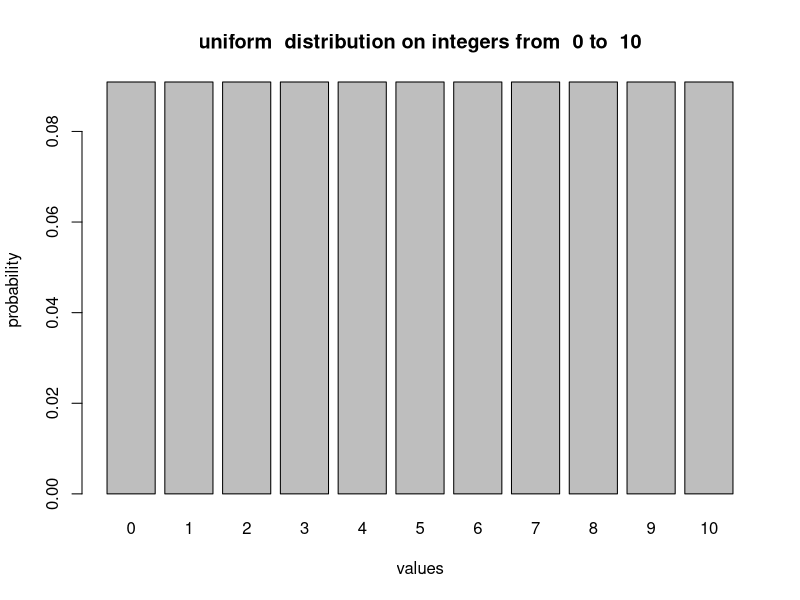
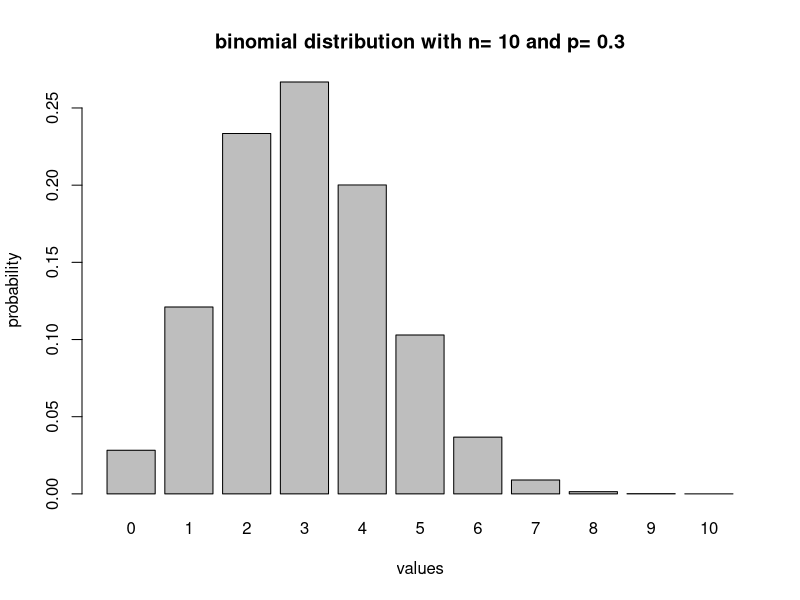
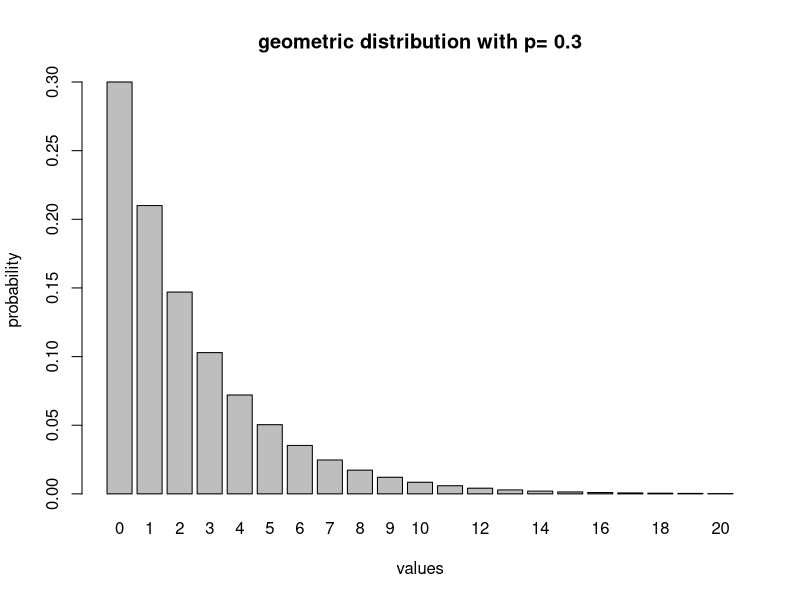
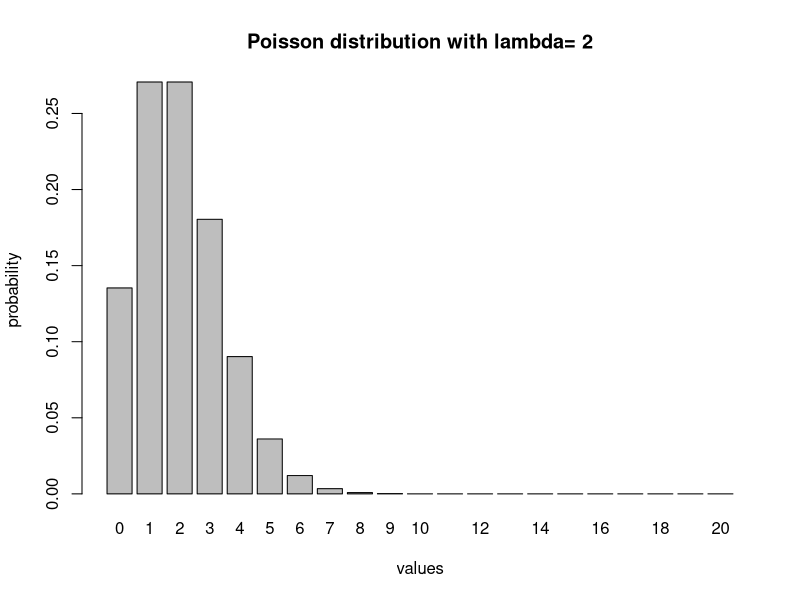
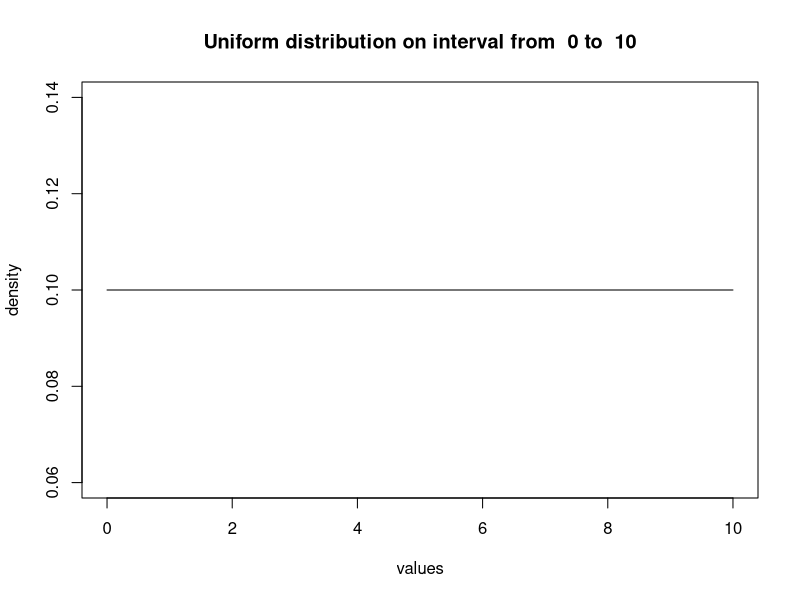
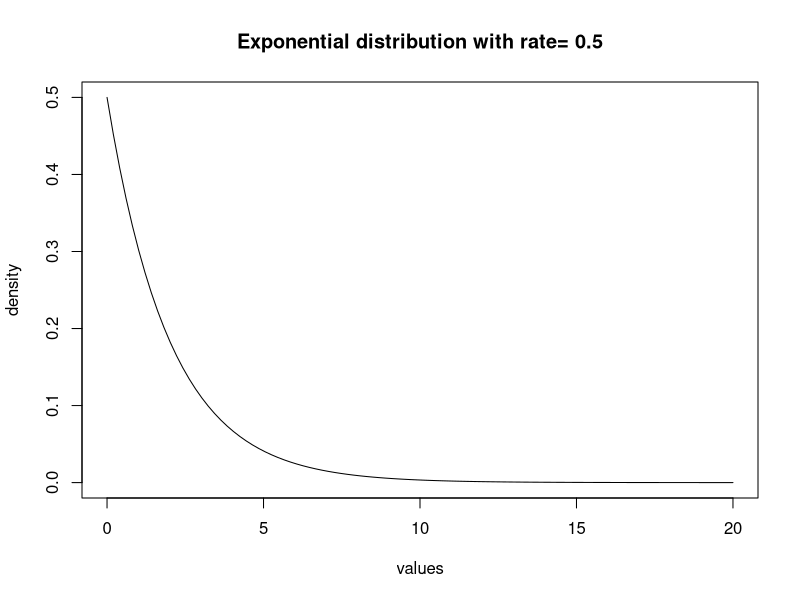
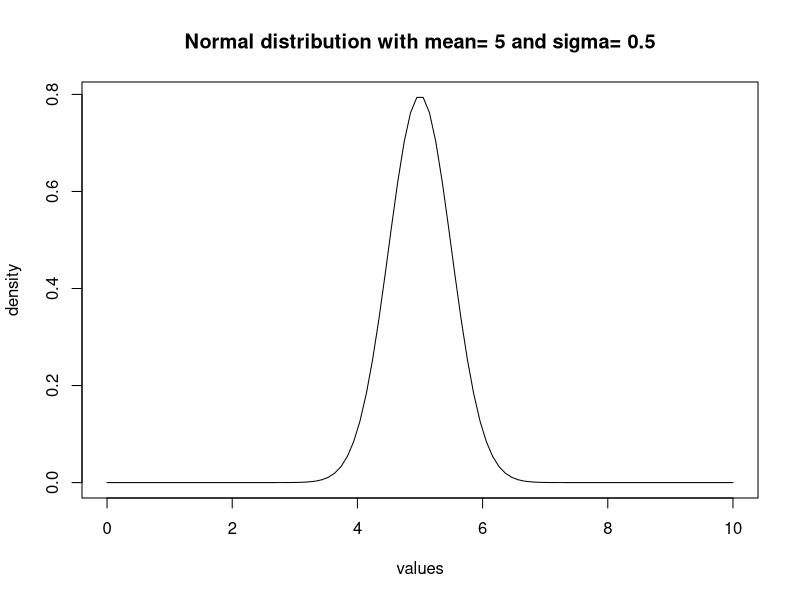
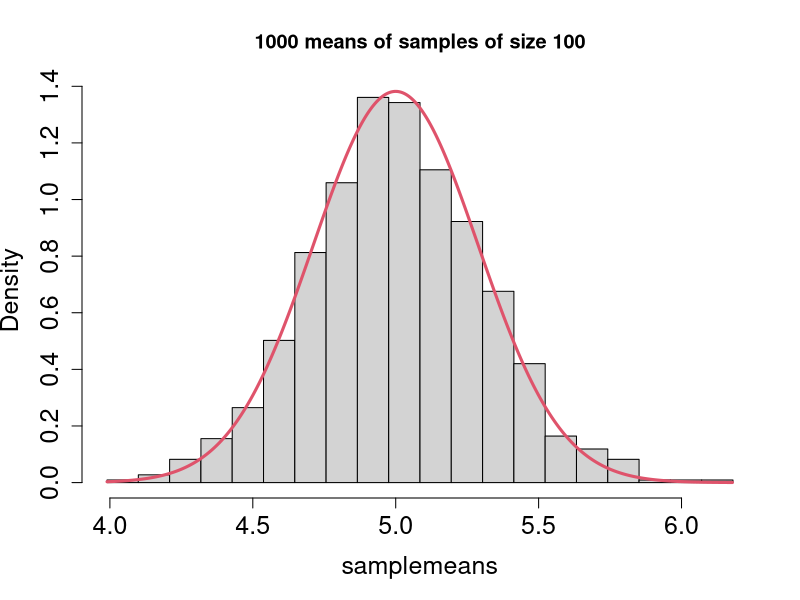

Write the R code that produced these figures, in order.
## ---- chunk 1
knitr::opts_chunk$set(
  eval      = TRUE,
  comment   = "#",
  results   = "hold",
  message = FALSE,
  warning = FALSE,
  # collapse  = TRUE,
  fig.align = "center")
## ---- chunk 2
low <- 0 # minimum value
high <- 10 # maximum value
values <- low:high # vector of discrete values of the RV
num <- length(values)
probs <- rep(1 / num, num) # uniform mass function vector
barplot(probs, names.arg = values, xlab = 'values', ylab = 'probability',
        main = paste("uniform  distribution on integers from ", low, "to ", high))
## ---- chunk 3
unif.exp <- sum(values*probs)
paste("The expected value of uniform distribution is", unif.exp)
unif.var <- sum((unif.exp - values)^2*probs)
paste("The variance of uniform distribution is", unif.var)
## ---- chunk 4
n <- 10 # the number of trials
p <- 0.3 # the probability of success in one trial
values <- 0:n # vector of discrete values of the binomial
probs <- dbinom(values, n, p)
barplot(probs, names.arg = values, xlab = 'values', ylab = 'probability',
        main = paste("binomial distribution with n=", n, "and p=", p))
## ---- chunk 5
bin.exp <- sum(values*probs)
paste("The expected value of binomial distribution is", bin.exp)
bin.var <- sum((bin.exp - values)^2*probs)
paste("The variance of binomial distribution is", bin.var)
## ---- chunk 6
p <- 0.3 # the probability of success
low <- 0 # minimum value
high <- 20 # maximum value
values <- low:high # vector of discrete values of the RV
probs <- dgeom(values, p)
barplot(probs, names.arg = values, xlab = 'values', ylab = 'probability',
        main = paste("geometric distribution with p=", p))
## ---- chunk 7
geom.exp <- sum(values*probs)
paste("The expected value of geometric distribution is", geom.exp)
geom.var <- sum((geom.exp - values)^2*probs)
paste("The variance of geometric distribution is", geom.var)
## ---- chunk 8
low <- 0 # minimum value
high <- 20 # maximum value
lambda <- 2 # Poisson rate
values <- low:high # vector of discrete values of the RV
probs <- dpois(values, lambda)
barplot(probs, names.arg = values, xlab = 'values', ylab = 'probability',
        main = paste("Poisson distribution with lambda=", lambda))
## ---- chunk 9
pois.exp <- sum(values*probs)
paste("The expected value of Poisson distribution is", pois.exp)
pois.var <- sum((pois.exp - values)^2*probs)
paste("The variance of Poisson distribution is", pois.var)
## ---- chunk 10
low <- 0 # minimum value
high <- 10 # maximum values
number <- 100
values <- seq(low, high, length.out = number) # vector of discrete values of the RV
probs <- dunif(values, min=low, max = high)
plot(values, probs, t='l', xlab = 'values', ylab = 'density',
        main = paste("Uniform distribution on interval from ", low, "to ", high))
## ---- chunk 11
n <- 1000 # sample size
unif.sample <- runif(n, low, high) # generate sample
unif.exp <- mean(unif.sample)
paste("The expected value of uniform distribution is", unif.exp)
unif.var <- var(unif.sample)
paste("The variance of uniform distribution is", unif.var)
## ---- chunk 12
low <- 0 # minimum value
high <- 20 # maximum values
number <- 100
r <- 0.5
values <- seq(low,high,length.out = number) # vactor of discrete values of the RV
probs <- dexp(values, r)
plot(values, probs, t='l', xlab = 'values', ylab = 'density',
        main = paste("Exponential distribution with rate=", r))
## ---- chunk 13
n <- 1000 # sample size
exp.sample <- rexp(n, r) # generate sample
exp.exp <- mean(exp.sample)
paste("The expected value of exponential distribution is", exp.exp)
exp.var <- var(exp.sample)
paste("The variance of exponential distribution is", exp.var)
## ---- chunk 14
low <- 0 # minimum value
high <- 10 # maximum values
number <- 100
mu <- 5
sigma <- 0.5 
values <- seq(low,high,length.out = number) # vactor of discrete values of the RV
probs <- dnorm(values, mu, sigma)
plot(values, probs, t='l',xlab = 'values', ylab = 'density',
        main = paste("Normal distribution with mean=", mu, "and sigma=", sigma))
## ---- chunk 15
n <- 1000 # sample size
norm.sample <- rnorm(n, mu, sigma) # generate sample
norm.exp <- mean(norm.sample)
paste("The expected value of normal distribution is", norm.exp)
norm.var <- var(norm.sample)
paste("The variance of normal distribution is", norm.var)
## ---- chunk 16
numsamples <- 1000
size <- 100
# compute mean for different samples
samplemeans <- replicate(n = numsamples, mean(sample(0:10, size, replace = TRUE)))
break_points <- seq(min(samplemeans), max(samplemeans), 
                    (max(samplemeans) - min(samplemeans)) / 20)
hist(samplemeans, breaks = break_points, freq = FALSE, 
     cex.axis = 1.5, cex.lab = 1.5,
     main= '1000 means of samples of size 100')
sigma <- 10 / sqrt(12) / sqrt(size)
mu <- 5
range <- seq(min(samplemeans), max(samplemeans), sigma / 100)
lines(range, 
      dnorm(range, mu, sigma),
      t = 'l', lwd = 3, col = 2, lty = 1, cex.axis = 1.5, cex.lab = 1.5)
## ---- chunk 17
# Computing confidence intervals
qnorm(0.5) # the value that divides the density function in two
qnorm(0.95) # the value such that 95% of density is to its left 
size <- 100 # sample size
alpha <- 0.95 # significance level
sample <- runif(size)
s <- sd(sample) / sqrt(size) # standard error
z <- qnorm((1 - alpha) / 2) # z-value
left <- mean(sample) + s * z
right <- mean(sample) - s * z
print(right)
print(left)
